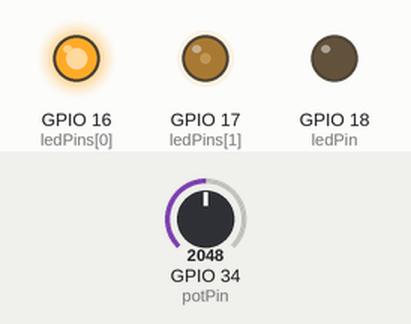
Simulated run of this sketch. Board: ESP32. On the bench: output pins drawn as LEDs (lit = HIGH). The inputs (shaded band) are chosen by the test bench; at power-on: GPIO 34 (potPin) = 2048.

Above: at 1.2 s.
1.3 s: GPIO 34 (potPin) set to 2866
At 2.1 s:
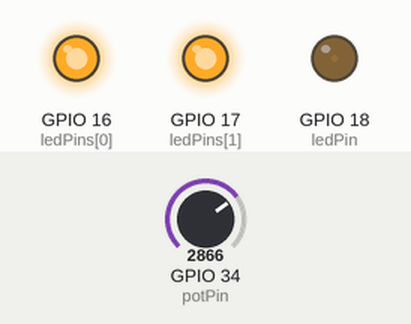
2.8 s: GPIO 34 (potPin) set to 3603
At 3.2 s:
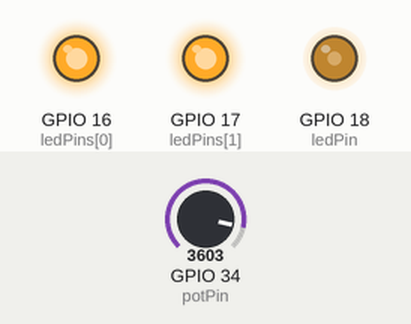
4.3 s: GPIO 34 (potPin) set to 4095
At 5.5 s:
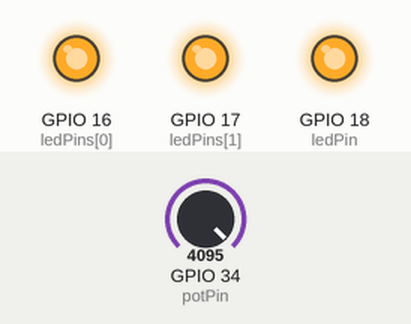
5.8 s: GPIO 34 (potPin) set to 1228
At 6.7 s:
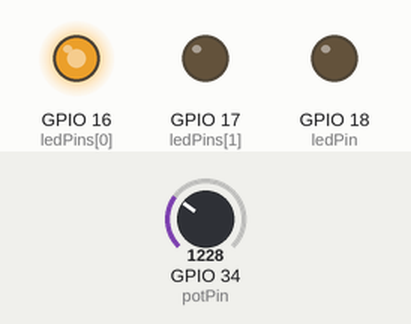
7.3 s: GPIO 34 (potPin) set to 491
At 7.9 s:
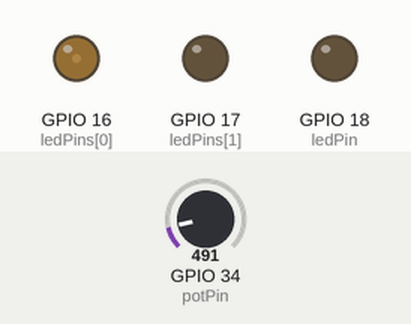
Timing chart, 0 to 9.8 s (numbered marks = the images above; inputs shaded):
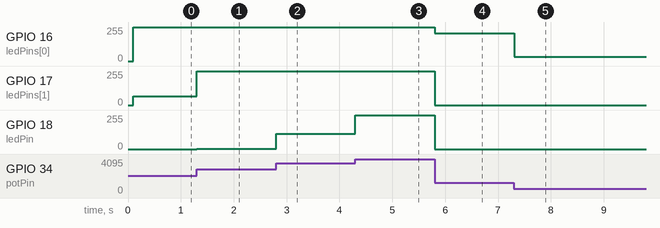

Measured:
- after the input at 1.3 s, GPIO 17 (ledPins[1]): 67/255 → 255/255 at once; GPIO 18 (ledPin): 0/255 → 3/255 at once
- after the input at 2.8 s, GPIO 18 (ledPin): 3/255 → 113/255 at once
- after the input at 4.3 s, GPIO 18 (ledPin): 113/255 → 255/255 at once
- after the input at 5.8 s, GPIO 16 (ledPins[0]): 255/255 → 210/255 at once; GPIO 17 (ledPins[1]), GPIO 18 (ledPin): 255/255 → 0/255 at once
- after the input at 7.3 s, GPIO 16 (ledPins[0]): 210/255 → 33/255 at once

The sketch:

gamma-brightness.ino
```cpp
const int potPin = 34;
const int ledPin = 18;
const int ledPins[] = { 16, 17, 18 };
const int ledPinsLevel[] = { 0, 33, 66 };
unsigned long now = 0;
unsigned long lastLevelChange = 0;
const unsigned long readInterval = 100;

void setup() {
  Serial.begin(115200);
  for (int i = 0; i < 3; i++) { pinMode(ledPins[i], OUTPUT); }
}

float readPercent(int pin) {
  int totalValue = 0;
  for (int i = 1; i <= 10; i++) {
    int rawValue = analogRead(pin);
    totalValue += rawValue;
  }
  float average = totalValue / 10.0;
  return average * 100.0 / 4095;
}

void dimOneLed(float percent) {
  float rate = percent / 100;
  float brightnessLevel = rate * rate * 255;
  brightnessLevel = constrain(brightnessLevel, 0, 255);
  analogWrite(ledPin, brightnessLevel);
  Serial.println(brightnessLevel);
}

void updateLedBar(float percent) {
  for (int i = 0; i < 3; i++) {
    float sectionPercent = percent - ledPinsLevel[i];
    float rate = sectionPercent / 33.0;
    rate = constrain(rate, 0, 1);
    float brightnessLevel = rate * rate * 255;
    brightnessLevel = constrain(brightnessLevel, 0, 255);
    analogWrite(ledPins[i], brightnessLevel);
  }
}

void loop() {
  now = millis();
  if (now - lastLevelChange >= readInterval) {
    lastLevelChange = now;
    float percent = readPercent(potPin);
    updateLedBar(percent);
  }
}
```
